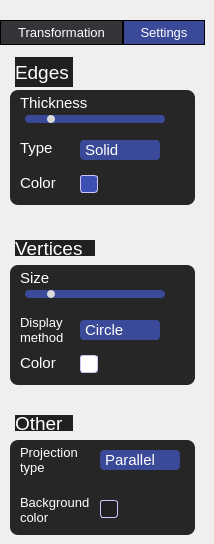
    <widget class="QWidget" name="tab_2">
     <attribute name="title">
      <string>Tab 2</string>
     </attribute>
     <widget class="QPushButton" name="pushButton_settings2">
      <property name="geometry">
       <rect>
        <x>123</x>
        <y>20</y>
        <width>82</width>
        <height>25</height>
       </rect>
      </property>
      <property name="font">
       <font>
        <pointsize>10</pointsize>
       </font>
      </property>
      <property name="styleSheet">
       <string notr="true">background-color: rgb(59, 73, 153);
color: rgb(255, 255, 255);
border: 1px solid rgb(0, 0, 0);
</string>
      </property>
      <property name="text">
       <string>Settings</string>
      </property>
     </widget>
     <widget class="QPushButton" name="_pushButton_transformation2">
      <property name="geometry">
       <rect>
        <x>0</x>
        <y>20</y>
        <width>123</width>
        <height>25</height>
       </rect>
      </property>
      <property name="font">
       <font>
        <pointsize>10</pointsize>
       </font>
      </property>
      <property name="styleSheet">
       <string notr="true">QPushButton {
	background-color: rgb(52, 53, 56);
	color: rgb(255, 255, 255);
	border: 1px solid rgb(0, 0, 0);
}
QPushButton:hover {
	background-color: rgb(59, 73, 153);
}

</string>
      </property>
      <property name="text">
       <string>Transformation</string>
      </property>
      <attribute name="buttonGroup">
       <string notr="true">buttonGroupTabs</string>
      </attribute>
     </widget>
     <widget class="QLabel" name="_label_edges">
      <property name="geometry">
       <rect>
        <x>15</x>
        <y>57</y>
        <width>58</width>
        <height>30</height>
       </rect>
      </property>
      <property name="font">
       <font>
        <pointsize>14</pointsize>
       </font>
      </property>
      <property name="styleSheet">
       <string notr="true">background-color: rgb(30, 32, 34);
color: rgb(255, 255, 255);
border: 1px;</string>
      </property>
      <property name="text">
       <string>Edges</string>
      </property>
     </widget>
     <widget class="QLabel" name="_label_vertices">
      <property name="geometry">
       <rect>
        <x>15</x>
        <y>240</y>
        <width>80</width>
        <height>16</height>
       </rect>
      </property>
      <property name="font">
       <font>
        <pointsize>14</pointsize>
       </font>
      </property>
      <property name="styleSheet">
       <string notr="true">background-color: rgb(30, 32, 34);
color: rgb(255, 255, 255);
border: 1px;</string>
      </property>
      <property name="text">
       <string>Vertices</string>
      </property>
     </widget>
     <widget class="QLabel" name="_label_other">
      <property name="geometry">
       <rect>
        <x>15</x>
        <y>415</y>
        <width>58</width>
        <height>16</height>
       </rect>
      </property>
      <property name="font">
       <font>
        <pointsize>14</pointsize>
       </font>
      </property>
      <property name="styleSheet">
       <string notr="true">background-color: rgb(30, 32, 34);
color: rgb(255, 255, 255);
border: 1px;</string>
      </property>
      <property name="text">
       <string>Other</string>
      </property>
     </widget>
     <widget class="QSlider" name="horizontalSlider_edges_thick">
      <property name="geometry">
       <rect>
        <x>25</x>
        <y>115</y>
        <width>140</width>
        <height>8</height>
       </rect>
      </property>
      <property name="styleSheet">
       <string notr="true">QSlider {
	height: 8;
}

QSlider::groove:horizontal {
	background-color: rgb(59, 73, 153);
	height: 8 px;
	border-radius: 4px;
}

QSlider::handle:horizontal {
	background: rgb(217, 217, 217);
	width: 8px;
	height: 8px;
  	border-radius: 4px;
}</string>
      </property>
      <property name="minimum">
       <number>1</number>
      </property>
      <property name="maximum">
       <number>25</number>
      </property>
      <property name="value">
       <number>5</number>
      </property>
      <property name="tracking">
       <bool>true</bool>
      </property>
      <property name="orientation">
       <enum>Qt::Horizontal</enum>
      </property>
      <property name="invertedAppearance">
       <bool>false</bool>
      </property>
      <property name="invertedControls">
       <bool>false</bool>
      </property>
     </widget>
     <widget class="QSlider" name="horizontalSlider_vert_size">
      <property name="geometry">
       <rect>
        <x>25</x>
        <y>290</y>
        <width>140</width>
        <height>8</height>
       </rect>
      </property>
      <property name="styleSheet">
       <string notr="true">QSlider {
	height: 8;
}

QSlider::groove:horizontal {
	background-color: rgb(59, 73, 153);
	height: 8 px;
	border-radius: 4px;
}

QSlider::handle:horizontal {
	background: rgb(217, 217, 217);
	width: 8px;
	height: 8px;
  	border-radius: 4px;
}</string>
      </property>
      <property name="minimum">
       <number>1</number>
      </property>
      <property name="maximum">
       <number>25</number>
      </property>
      <property name="value">
       <number>5</number>
      </property>
      <property name="tracking">
       <bool>true</bool>
      </property>
      <property name="orientation">
       <enum>Qt::Horizontal</enum>
      </property>
      <property name="invertedAppearance">
       <bool>false</bool>
      </property>
      <property name="invertedControls">
       <bool>false</bool>
      </property>
     </widget>
     <widget class="QLabel" name="_label_edges_type">
      <property name="geometry">
       <rect>
        <x>20</x>
        <y>140</y>
        <width>58</width>
        <height>16</height>
       </rect>
      </property>
      <property name="font">
       <font>
        <pointsize>11</pointsize>
       </font>
      </property>
      <property name="styleSheet">
       <string notr="true">background-color: rgb(38, 38, 38);
color: rgb(255, 255, 255);
border: 1px;</string>
      </property>
      <property name="text">
       <string>Type</string>
      </property>
     </widget>
     <widget class="QLabel" name="_label_edges_color">
      <property name="geometry">
       <rect>
        <x>20</x>
        <y>175</y>
        <width>58</width>
        <height>16</height>
       </rect>
      </property>
      <property name="font">
       <font>
        <pointsize>11</pointsize>
       </font>
      </property>
      <property name="styleSheet">
       <string notr="true">background-color: rgb(38, 38, 38);
color: rgb(255, 255, 255);
border: 1px;</string>
      </property>
      <property name="text">
       <string>Color</string>
      </property>
     </widget>
     <widget class="QLabel" name="_label_vertex_disp_method">
      <property name="geometry">
       <rect>
        <x>20</x>
        <y>315</y>
        <width>60</width>
        <height>30</height>
       </rect>
      </property>
      <property name="font">
       <font>
        <pointsize>10</pointsize>
       </font>
      </property>
      <property name="styleSheet">
       <string notr="true">background-color: rgb(38, 38, 38);
color: rgb(255, 255, 255);
border: 1px;</string>
      </property>
      <property name="text">
       <string>Display
method</string>
      </property>
     </widget>
     <widget class="QLabel" name="_label_vertex_color">
      <property name="geometry">
       <rect>
        <x>20</x>
        <y>355</y>
        <width>40</width>
        <height>16</height>
       </rect>
      </property>
      <property name="font">
       <font>
        <pointsize>11</pointsize>
       </font>
      </property>
      <property name="styleSheet">
       <string notr="true">background-color: rgb(38, 38, 38);
color: rgb(255, 255, 255);
border: 1px;</string>
      </property>
      <property name="text">
       <string>Color</string>
      </property>
     </widget>
     <widget class="QLabel" name="_label_project_type">
      <property name="geometry">
       <rect>
        <x>20</x>
        <y>445</y>
        <width>60</width>
        <height>30</height>
       </rect>
      </property>
      <property name="font">
       <font>
        <pointsize>10</pointsize>
       </font>
      </property>
      <property name="styleSheet">
       <string notr="true">background-color: rgb(38, 38, 38);
color: rgb(255, 255, 255);
border: 1px;</string>
      </property>
      <property name="text">
       <string>Projection
type</string>
      </property>
     </widget>
     <widget class="QLabel" name="_label_bg_color">
      <property name="geometry">
       <rect>
        <x>20</x>
        <y>495</y>
        <width>75</width>
        <height>30</height>
       </rect>
      </property>
      <property name="font">
       <font>
        <pointsize>10</pointsize>
       </font>
      </property>
      <property name="styleSheet">
       <string notr="true">background-color: rgb(38, 38, 38);
color: rgb(255, 255, 255);
border: 1px;</string>
      </property>
      <property name="text">
       <string>Background
color</string>
      </property>
     </widget>
     <widget class="QComboBox" name="comboBox">
      <property name="geometry">
       <rect>
        <x>80</x>
        <y>140</y>
        <width>80</width>
        <height>20</height>
       </rect>
      </property>
      <property name="font">
       <font>
        <pointsize>11</pointsize>
       </font>
      </property>
      <property name="styleSheet">
       <string notr="true">QComboBox {
  background-color: rgb(59, 73, 153);
  color: rgb(255, 255, 255);
  border-radius: 4px;
}

QComboBox::drop-down {
  width: 15px;
  background: transparent;
}

QComboBox::down-arrow {
  image: none;
}</string>
      </property>
      <property name="currentIndex">
       <number>0</number>
      </property>
      <property name="minimumContentsLength">
       <number>0</number>
      </property>
      <item>
       <property name="text">
        <string>Solid</string>
       </property>
      </item>
      <item>
       <property name="text">
        <string>Dashed</string>
       </property>
      </item>
     </widget>
     <widget class="QPushButton" name="pushButton_edges_color">
      <property name="geometry">
       <rect>
        <x>80</x>
        <y>175</y>
        <width>18</width>
        <height>18</height>
       </rect>
      </property>
      <property name="styleSheet">
       <string notr="true">background-color: rgb(60, 80, 180);
border-radius: 3px;
border: 1px solid rgb(210, 195, 250);
</string>
      </property>
      <property name="text">
       <string/>
      </property>
      <attribute name="buttonGroup">
       <string notr="true">buttonGroupColors</string>
      </attribute>
     </widget>
     <widget class="QComboBox" name="comboBox_disp_method">
      <property name="geometry">
       <rect>
        <x>80</x>
        <y>320</y>
        <width>80</width>
        <height>20</height>
       </rect>
      </property>
      <property name="font">
       <font>
        <pointsize>11</pointsize>
       </font>
      </property>
      <property name="styleSheet">
       <string notr="true">QComboBox {
  background-color: rgb(59, 73, 153);
  color: rgb(255, 255, 255);
  border-radius: 4px;
}

QComboBox::drop-down {
  width: 15px;
  background: transparent;
}

QComboBox::down-arrow {
  image: none;
}</string>
      </property>
      <property name="currentIndex">
       <number>0</number>
      </property>
      <property name="minimumContentsLength">
       <number>0</number>
      </property>
      <item>
       <property name="text">
        <string>Circle</string>
       </property>
      </item>
      <item>
       <property name="text">
        <string>Square</string>
       </property>
      </item>
      <item>
       <property name="text">
        <string>None</string>
       </property>
      </item>
     </widget>
     <widget class="QPushButton" name="pushButton_vertex_color">
      <property name="geometry">
       <rect>
        <x>80</x>
        <y>355</y>
        <width>18</width>
        <height>18</height>
       </rect>
      </property>
      <property name="styleSheet">
       <string notr="true">background-color: rgb(255, 255, 255);
border-radius: 3px;
border: 1px solid rgb(210, 195, 250);
</string>
      </property>
      <property name="text">
       <string/>
      </property>
      <attribute name="buttonGroup">
       <string notr="true">buttonGroupColors</string>
      </attribute>
     </widget>
     <widget class="QComboBox" name="comboBox_disp_method_2">
      <property name="geometry">
       <rect>
        <x>100</x>
        <y>450</y>
        <width>80</width>
        <height>20</height>
       </rect>
      </property>
      <property name="font">
       <font>
        <pointsize>11</pointsize>
       </font>
      </property>
      <property name="styleSheet">
       <string notr="true">QComboBox {
  background-color: rgb(59, 73, 153);
  color: rgb(255, 255, 255);
  border-radius: 4px;
}

QComboBox::drop-down {
  width: 15px;
  background: transparent;
}

QComboBox::down-arrow {
  image: none;
}</string>
      </property>
      <property name="currentIndex">
       <number>0</number>
      </property>
      <property name="minimumContentsLength">
       <number>0</number>
      </property>
      <item>
       <property name="text">
        <string>Parallel</string>
       </property>
      </item>
      <item>
       <property name="text">
        <string>Central</string>
       </property>
      </item>
     </widget>
     <widget class="QPushButton" name="pushButton_bg_color">
      <property name="geometry">
       <rect>
        <x>100</x>
        <y>500</y>
        <width>18</width>
        <height>18</height>
       </rect>
      </property>
      <property name="styleSheet">
       <string notr="true">background-color: rgb(30, 32, 34);
border-radius: 3px;
border: 1px solid rgb(210, 195, 250);</string>
      </property>
      <property name="text">
       <string/>
      </property>
      <attribute name="buttonGroup">
       <string notr="true">buttonGroupColors</string>
      </attribute>
     </widget>
     <widget class="QLabel" name="_label_edges_thick">
      <property name="geometry">
       <rect>
        <x>20</x>
        <y>95</y>
        <width>80</width>
        <height>16</height>
       </rect>
      </property>
      <property name="font">
       <font>
        <pointsize>11</pointsize>
       </font>
      </property>
      <property name="styleSheet">
       <string notr="true">background-color: rgb(38, 38, 38);
color: rgb(255, 255, 255);
border: 1px;</string>
      </property>
      <property name="text">
       <string>Thickness</string>
      </property>
     </widget>
     <widget class="QLabel" name="_label_vertex_size">
      <property name="geometry">
       <rect>
        <x>20</x>
        <y>270</y>
        <width>58</width>
        <height>16</height>
       </rect>
      </property>
      <property name="font">
       <font>
        <pointsize>11</pointsize>
       </font>
      </property>
      <property name="styleSheet">
       <string notr="true">background-color: rgb(38, 38, 38);
color: rgb(255, 255, 255);
border: 1px;</string>
      </property>
      <property name="text">
       <string>Size</string>
      </property>
     </widget>
     <widget class="QLabel" name="_label_bg1">
      <property name="geometry">
       <rect>
        <x>10</x>
        <y>90</y>
        <width>185</width>
        <height>115</height>
       </rect>
      </property>
      <property name="font">
       <font>
        <pointsize>14</pointsize>
       </font>
      </property>
      <property name="styleSheet">
       <string notr="true">background-color: rgb(38, 38, 38);
border: 1px;
border-radius: 8px;</string>
      </property>
      <property name="text">
       <string/>
      </property>
     </widget>
     <widget class="QLabel" name="_label_bg2">
      <property name="geometry">
       <rect>
        <x>10</x>
        <y>265</y>
        <width>185</width>
        <height>120</height>
       </rect>
      </property>
      <property name="font">
       <font>
        <pointsize>14</pointsize>
       </font>
      </property>
      <property name="styleSheet">
       <string notr="true">background-color: rgb(38, 38, 38);
border: 1px;
border-radius: 8px;</string>
      </property>
      <property name="text">
       <string/>
      </property>
     </widget>
     <widget class="QLabel" name="_label_bg3">
      <property name="geometry">
       <rect>
        <x>10</x>
        <y>440</y>
        <width>185</width>
        <height>95</height>
       </rect>
      </property>
      <property name="font">
       <font>
        <pointsize>14</pointsize>
       </font>
      </property>
      <property name="styleSheet">
       <string notr="true">background-color: rgb(38, 38, 38);
border: 1px;
border-radius: 8px;</string>
      </property>
      <property name="text">
       <string/>
      </property>
     </widget>
     <zorder>_label_bg3</zorder>
     <zorder>_label_bg2</zorder>
     <zorder>_label_bg1</zorder>
     <zorder>pushButton_settings2</zorder>
     <zorder>_pushButton_transformation2</zorder>
     <zorder>_label_edges</zorder>
     <zorder>_label_vertices</zorder>
     <zorder>_label_other</zorder>
     <zorder>horizontalSlider_edges_thick</zorder>
     <zorder>horizontalSlider_vert_size</zorder>
     <zorder>_label_edges_type</zorder>
     <zorder>_label_edges_color</zorder>
     <zorder>_label_vertex_disp_method</zorder>
     <zorder>_label_vertex_color</zorder>
     <zorder>_label_project_type</zorder>
     <zorder>_label_bg_color</zorder>
     <zorder>comboBox</zorder>
     <zorder>pushButton_edges_color</zorder>
     <zorder>comboBox_disp_method</zorder>
     <zorder>pushButton_vertex_color</zorder>
     <zorder>comboBox_disp_method_2</zorder>
     <zorder>pushButton_bg_color</zorder>
     <zorder>_label_edges_thick</zorder>
     <zorder>_label_vertex_size</zorder>
    </widget>
